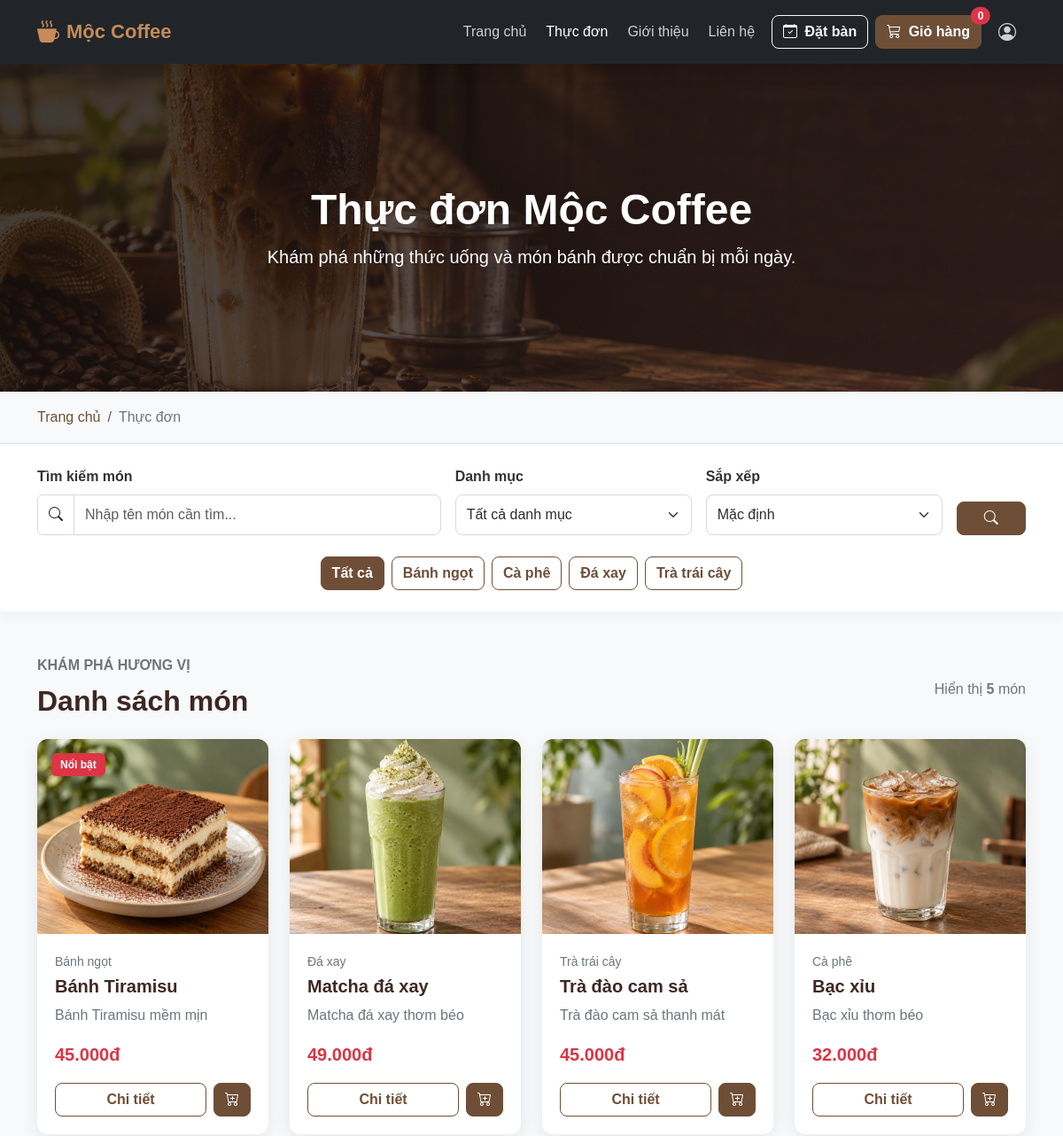
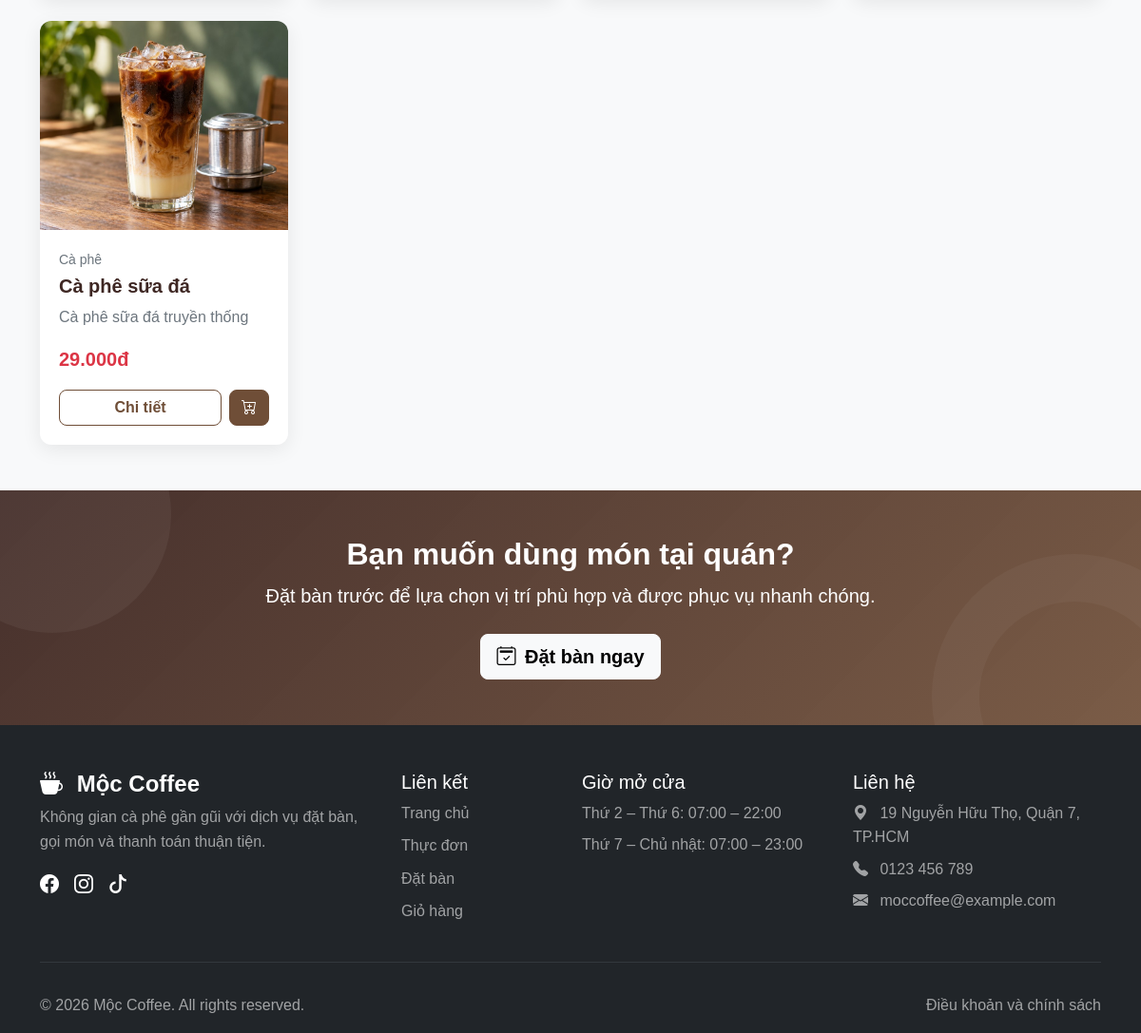
/pages/menu.php, run on the app's committed database (2 pictures, top to bottom).
### tables this page shows
CREATE TABLE IF NOT EXISTS categories (
    id INT UNSIGNED AUTO_INCREMENT PRIMARY KEY,
    name VARCHAR(100) NOT NULL,
    slug VARCHAR(120) NOT NULL UNIQUE,
    description TEXT,
    status TINYINT(1) NOT NULL DEFAULT 1,
    created_at TIMESTAMP NOT NULL DEFAULT CURRENT_TIMESTAMP,
    updated_at TIMESTAMP NOT NULL DEFAULT CURRENT_TIMESTAMP ON UPDATE CURRENT_TIMESTAMP
);

CREATE TABLE IF NOT EXISTS products (
    id INT UNSIGNED AUTO_INCREMENT PRIMARY KEY,
    category_id INT UNSIGNED NOT NULL,
    name VARCHAR(150) NOT NULL,
    slug VARCHAR(170) NOT NULL UNIQUE,
    description TEXT,
    price DECIMAL(12, 2) NOT NULL DEFAULT 0,
    image VARCHAR(255),
    status TINYINT(1) NOT NULL DEFAULT 1,
    created_at TIMESTAMP NOT NULL DEFAULT CURRENT_TIMESTAMP,
    updated_at TIMESTAMP NOT NULL DEFAULT CURRENT_TIMESTAMP ON UPDATE CURRENT_TIMESTAMP,
    CONSTRAINT fk_products_categories FOREIGN KEY (category_id)
        REFERENCES categories(id) ON UPDATE CASCADE ON DELETE RESTRICT
);

### pages/menu.php (the view, shortened to what the rows shown need)
<?php
require_once __DIR__ . '/../includes/init.php';
$categoryId = filter_input(
    INPUT_GET,
    'category',
    FILTER_VALIDATE_INT
);
if (!$categoryId || $categoryId < 1) {
    $categoryId = null;
}
$sort = (string) ($_GET['sort'] ?? 'default');
$categoryStatement = $pdo->query(
    "SELECT id, name, slug
     FROM categories
     WHERE status = 1
     ORDER BY name ASC"
);
$categories = $categoryStatement->fetchAll();
$whereConditions = [
    'p.status = 1',
    'c.status = 1',
];
$queryParameters = [];
$orderBy = match ($sort) {
    'name_asc' => 'p.name ASC',
    'name_desc' => 'p.name DESC',
    'price_asc' => 'p.price ASC',
    'price_desc' => 'p.price DESC',
    default => 'p.id DESC',
};
$productSql = "
    SELECT
        p.id,
        p.category_id,
        p.name,
        p.slug,
        p.description,
        p.price,
        p.image,
        c.name AS category_name
    FROM products AS p
    INNER JOIN categories AS c
        ON c.id = p.category_id
    WHERE " . implode(' AND ', $whereConditions) . "
    ORDER BY {$orderBy}
";
$productStatement = $pdo->prepare($productSql);
$productStatement->execute($queryParameters);
$products = $productStatement->fetchAll();
?>
<!DOCTYPE html>
<html lang="vi">
<head>
  <link href="https://cdn.jsdelivr.net/npm/bootstrap@5.3.3/dist/css/bootstrap.min.css" rel="stylesheet" />
  <link rel="stylesheet" href="https://cdn.jsdelivr.net/npm/bootstrap-icons@1.11.3/font/bootstrap-icons.min.css" />
  <link rel="stylesheet" href="../assets/css/style.css" />
  <link rel="stylesheet" href="../assets/css/responsive.css" />
</head>
<body>
  <main>
    <section class="page-banner menu-banner">
      <div class="container text-center text-white">
        <h1 class="display-5 fw-bold">Thực đơn Mộc Coffee</h1>
      </div>
    </section>
<section class="py-4 bg-white sticky-filter">
  <div class="container">
    <div
      class="d-flex flex-wrap gap-2
             justify-content-center mt-4"
    >
      <a
        href="menu.php"
        class="btn <?=
          $categoryId === null
              ? 'btn-coffee'
              : 'btn-outline-coffee'
        ?>"
      >
        Tất cả
      </a>
      <?php foreach ($categories as $category): ?>
        <a
          href="menu.php?category=<?=
            (int) $category['id']
          ?>"
          class="btn <?=
            $categoryId === (int) $category['id']
                ? 'btn-coffee'
                : 'btn-outline-coffee'
          ?>"
        >
          <?=
            htmlspecialchars(
                $category['name'],
                ENT_QUOTES,
                'UTF-8'
            )
          ?>
        </a>
      <?php endforeach; ?>
    </div>
  </div>
</section>
<section class="py-5 bg-light">
  <div class="container">
    <div
      class="d-flex flex-column flex-md-row
             justify-content-between align-items-md-center mb-4"
    >
      <div>
        <h2 class="section-title mb-0">
          Danh sách món
        </h2>
      </div>
    </div>
    <?php if (empty($products)): ?>
      <div class="text-center py-5">
        <i class="bi bi-search display-3 text-secondary"></i>
        <h3 class="h4 mt-3">
          Không tìm thấy món phù hợp
        </h3>
        <p class="text-secondary">
          Hãy thử thay đổi từ khóa hoặc chọn danh mục khác.
        </p>
        <a href="menu.php" class="btn btn-coffee">
          Xem tất cả món
        </a>
      </div>
    <?php else: ?>
      <div class="row g-4">
        <?php foreach ($products as $index => $product): ?>
          <?php
          $image = trim(
              (string) ($product['image'] ?? '')
          );
          if ($image === '') {
              $imageUrl =
                  '../assets/images/products/default-product.jpg';
          } elseif (
              filter_var($image, FILTER_VALIDATE_URL)
          ) {
              $imageUrl = $image;
          } elseif (
              strpos($image, '/uploads/') === 0
          ) {
              $imageUrl = '../backend' . $image;
          } else {
              $imageUrl =
                  '../assets/images/products/'
                  . basename($image);
          }
          $description = trim(
              (string) ($product['description'] ?? '')
          );
          ?>
          <div class="col-12 col-sm-6 col-lg-4 col-xl-3">
            <article class="card product-card h-100">
              <div class="position-relative">
                <img
                  src="<?=
                    htmlspecialchars(
                        $imageUrl,
                        ENT_QUOTES,
                        'UTF-8'
                    )
                  ?>"
                  class="card-img-top"
                  alt="<?=
                    htmlspecialchars(
                        $product['name'],
                        ENT_QUOTES,
                        'UTF-8'
                    )
                  ?>"
                  loading="lazy"
                  onerror="
                    this.onerror = null;
                    this.src =
                      '../assets/images/products/default-product.jpg';
                  "
                >
                <?php if ($index === 0): ?>
                  <span
                    class="badge bg-danger
                           position-absolute top-0 start-0 m-3"
                  >
                    Nổi bật
                  </span>
                <?php endif; ?>
              </div>
              <div class="card-body d-flex flex-column">
                <p class="small text-secondary mb-1">
                  <?=
                    htmlspecialchars(
                        $product['category_name'],
                        ENT_QUOTES,
                        'UTF-8'
                    )
                  ?>
                </p>
                <h3 class="card-title h5">
                  <?=
                    htmlspecialchars(
                        $product['name'],
                        ENT_QUOTES,
                        'UTF-8'
                    )
                  ?>
                </h3>
                <p class="card-text text-secondary">
                  <?=
                    htmlspecialchars(
                        $description,
                        ENT_QUOTES,
                        'UTF-8'
                    )
                  ?>
                </p>
                <div class="mt-auto">
                  <p class="fw-bold text-danger fs-5 mb-3">
                    <?=
                      number_format(
                          (float) $product['price'],
                          0,
                          ',',
                          '.'
                      )
                    ?>đ
                  </p>
                  <div class="d-flex gap-2">
                    <a
                      href="product-detail.php?id=<?=
                        (int) $product['id']
                      ?>"
                      class="btn btn-outline-coffee flex-grow-1"
                    >
                      Chi tiết
                    </a>
                    <form
                      method="POST"
                      action="../actions/cart-add.php"
                    >
                      <button
                        type="submit"
                        class="btn btn-coffee"
                        title="Thêm vào giỏ hàng"
                      >
                        <i class="bi bi-cart-plus"></i>
                      </button>
                    </form>
                  </div>
                </div>
              </div>
            </article>
          </div>
        <?php endforeach; ?>
      </div>
    <?php endif; ?>
  </div>
</section>
    <section class="booking-callout py-5">
      <div class="container text-center text-white">
        <h2 class="fw-bold">Bạn muốn dùng món tại quán?</h2>
      </div>
    </section>
  </main>
  <footer class="bg-dark text-white pt-5">
    <div class="container">
      <div class="row g-4">
        <div class="col-12 col-md-6 col-lg-4">
          <h2 class="h4 fw-bold">
            <i class="bi bi-cup-hot-fill me-2"></i>
            Mộc Coffee
          </h2>
        </div>
      </div>
    </div>
  </footer>
</body>
</html>
</html>

### data on the page
categories: name "Bánh ngọt"
categories: name "Cà phê"
categories: name "Đá xay"
categories: name "Trà trái cây"
products: image (picture), shows "Nổi bật", category.name "Bánh ngọt", name "Bánh Tiramisu", description "Bánh Tiramisu mềm mịn", price "45.000"
products: image (picture), category.name "Đá xay", name "Matcha đá xay", description "Matcha đá xay thơm béo", price "49.000"
products: image (picture), category.name "Trà trái cây", name "Trà đào cam sả", description "Trà đào cam sả thanh mát", price "45.000"
products: image (picture), category.name "Cà phê", name "Bạc xỉu", description "Bạc xỉu thơm béo", price "32.000"
products: image (picture), category.name "Cà phê", name "Cà phê sữa đá", description "Cà phê sữa đá truyền thống", price "29.000"

### other printed values
$cartCount "0"
count($products) "5"
